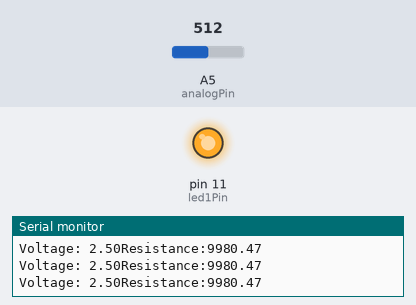
A sketch run on a simulated Arduino Uno, built with avr-gcc and run on an emulated ATmega328P. Shown: output pins drawn as LEDs (lit = HIGH), the last lines printed to the serial monitor. Inputs (shaded band) come from the test bench; at power-on: A5 (analogPin) = 512.

Above: at 1.2 s.
1.3 s: A5 (analogPin) set to 426
2.8 s: A5 (analogPin) set to 393
At 4.0 s:
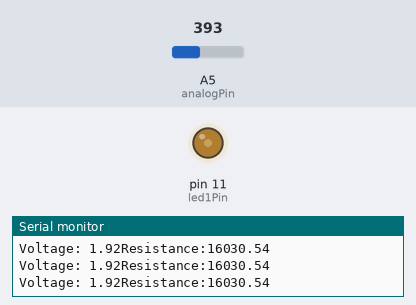
4.3 s: A5 (analogPin) set to 716
At 4.7 s:
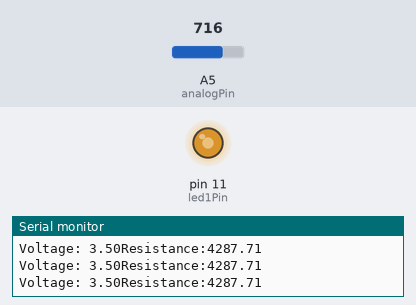
5.8 s: A5 (analogPin) set to 630
7.3 s: A5 (analogPin) set to 601
At 7.8 s:
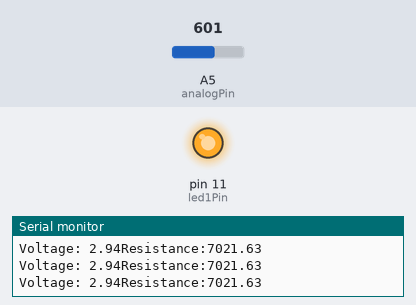
8.8 s: A5 (analogPin) set to 1023
At 9.1 s:
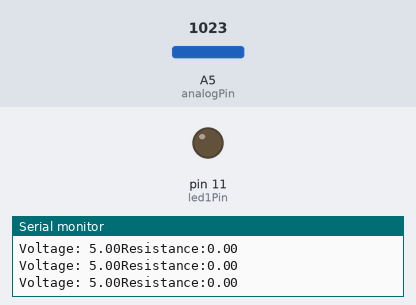
Timing chart, 0 to 11.3 s (numbered marks = the images above; inputs shaded):
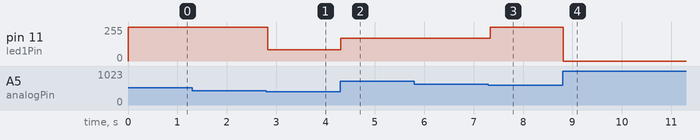

Measured:
- the behaviour switches between 410 and 409 on A5 (analogPin) (found by bisection; images 0 and 1)
- the behaviour switches between 614 and 613 on A5 (analogPin) (found by bisection; images 2 and 3)
- after the input at 2.8 s, pin 11 (led1Pin): 255/255 → 84/255 at once
- after the input at 4.3 s, pin 11 (led1Pin): 84/255 → 170/255 at once
- after the input at 7.3 s, pin 11 (led1Pin): 170/255 → 255/255 at once
- after the input at 8.8 s, pin 11 (led1Pin): 255/255 → 0/255 at once

The sketch:

Auto_Dimming_Lamp.ino
```cpp
int led1Pin = 11;
int level;
const int analogPin = 5;
const float bottomRes = 10000.0;

void setup() {
  pinMode(led1Pin, OUTPUT);
  Serial.begin(9600);
  Serial.println("Ohm Meter (bottom must be 10k): \n");

}

void loop() {
  float reading, v1, voltage, res;

  reading = (float) analogRead(analogPin);
  v1 = (reading / 1023.0) * 5.0;
  res = (5.0 / v1) * bottomRes - bottomRes;

  level = map(v1, 2, 5, 255, 0);

  analogWrite(led1Pin, level);

  //Display in the console.
  Serial.print("Voltage: ");
  Serial.print(v1);
  Serial.print("Resistance:");
  Serial.println(res);
}
```
